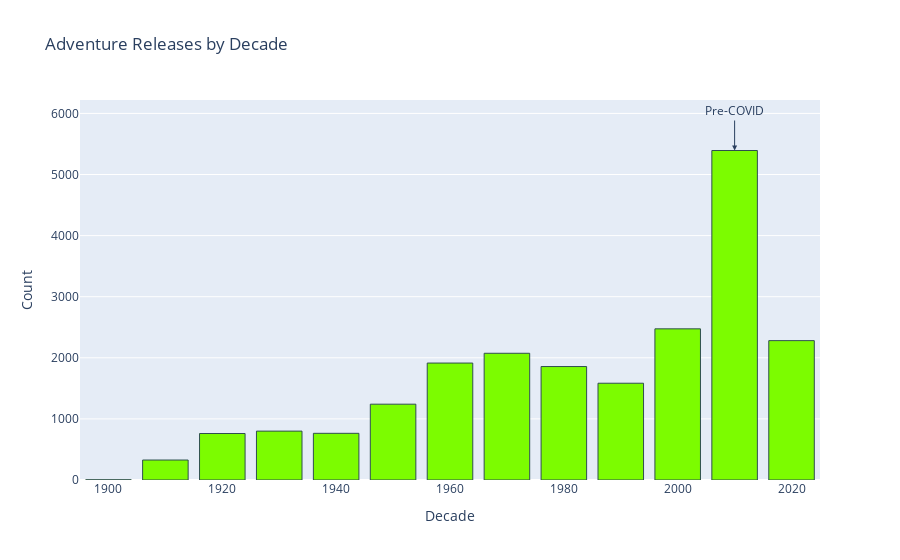

Notebook code for this chart:
### Code cell
# Plotly bar
fig = px.bar(decade_counts, x='Decade', y='Count', # color='Decade', 
             color_discrete_sequence=['lawngreen'], # Adventure is usually  green
             title='Adventure Releases by Decade')
fig.update_traces(marker=dict(line=dict(width=1, color='DarkSlateGrey')))
# Label the bar for 2010 pre-covid vertically
fig.add_annotation(x=2010, y=decade_counts.loc[decade_counts['Decade'] == 2010, 'Count'].values[0],
                   text="Pre-COVID",
                   showarrow=True,
                   arrowhead=2,
                   ax=0,
                   ay=-40,
                   font=dict(size=12))
fig.show()

### Figure 1 — Plotly figure (JSON) as saved in the notebook; plotly's stock layout.template omitted (floating-point values rounded to 4 significant figures)
{"data": [{"alignmentgroup": "True", "hovertemplate": "Decade=%{x}<br>Count=%{y}<extra></extra>", "legendgroup": "", "marker": {"color": "lawngreen", "line": {"color": "DarkSlateGrey", "width": 1}, "pattern": {"shape": ""}}, "name": "", "offsetgroup": "", "orientation": "v", "showlegend": false, "textposition": "auto", "type": "bar", "x": [1900, 1910, 1920, 1930, 1940, 1950, 1960, 1970, 1980, 1990, 2000, 2010, 2020], "xaxis": "x", "y": [3, 327, 761, 800, 764, 1241, 1914, 2074, 1857, 1584, 2474, 5393, 2281], "yaxis": "y"}], "layout": {"annotations": [{"arrowhead": 2, "ax": 0, "ay": -40, "font": {"size": 12}, "showarrow": true, "text": "Pre-COVID", "x": 2010, "y": 5393}], "barmode": "relative", "legend": {"tracegroupgap": 0}, "title": {"text": "Adventure Releases by Decade"}, "xaxis": {"anchor": "y", "domain": [0, 1], "title": {"text": "Decade"}}, "yaxis": {"anchor": "x", "domain": [0, 1], "title": {"text": "Count"}}}}
